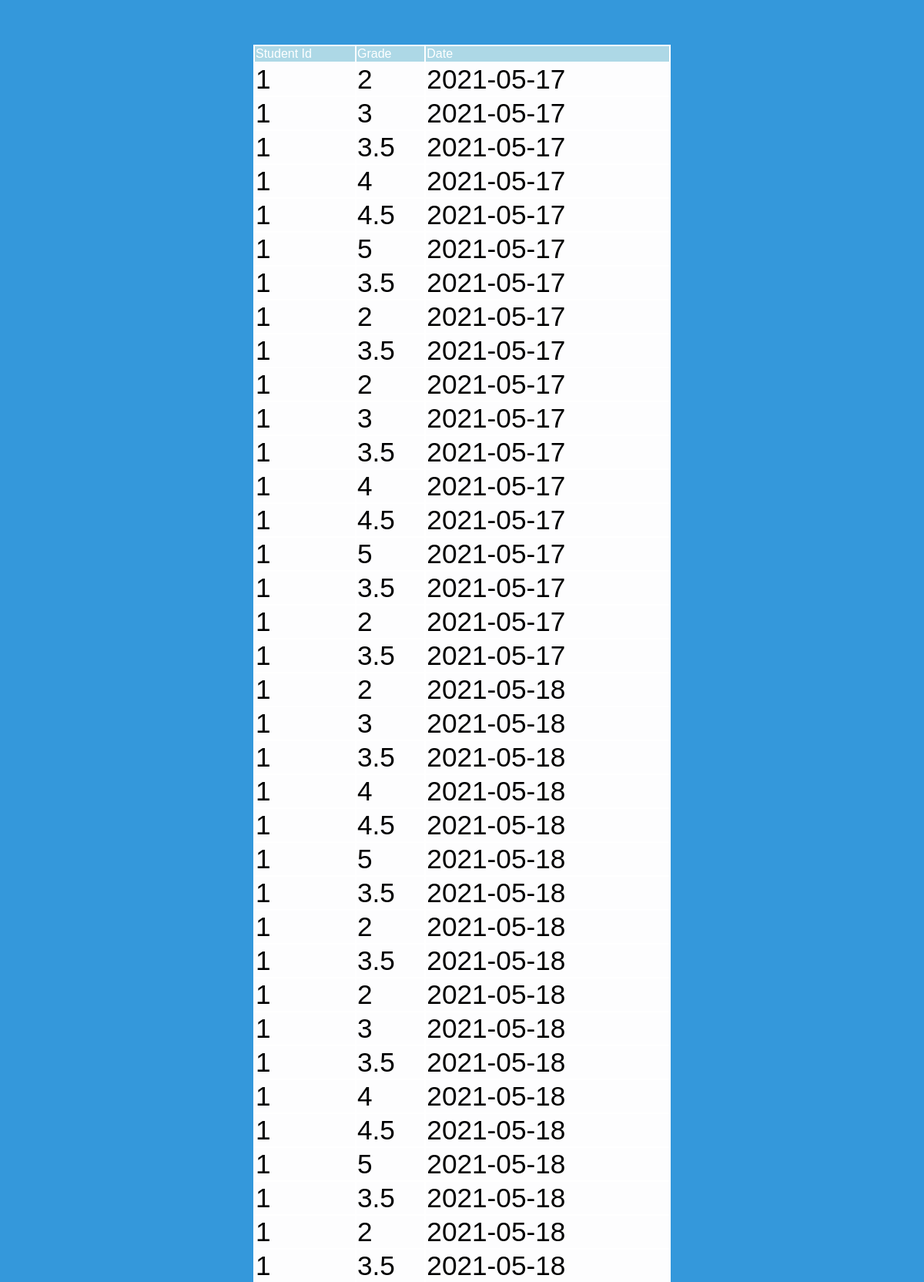
Screenshot of /grades (upper part) with the database file from the repository.
### register.py (models this page shows, shortened)
class Grade(Base):
  __tablename__ = "grades"
  id = Column(Integer, primary_key=True, autoincrement=True)
  student_id = Column(Integer, ForeignKey('users.id')) #we specify column after .
  grade = Column(String(10))
  grade_date = Column(Date)

### main.py (the view)
@app.route('/grades', methods=['GET'])
def return_grades():
    sqlsession = return_sqlalchemysession()
    grades = sqlsession.query(Grade).all()
    return render_template("grades.html", grades=grades)

### register.py (called while the page is built)
def return_sqlalchemysession():
  Session = sessionmaker(bind=engine)
  session = Session()
  return session

### templates/grades.html
<html>
<link rel="stylesheet" href="/static/style.css" type="text/css">
<body>
<table id="gradestable">
  <tr class="tableheader">
    <td> Student Id </td>
    <td> Grade </td>
    <td> Date </td>
  </tr>
{% for item in grades %}
 <TR class="graderow">
   <TD class="c1">{{item.student_id}}</TD>
   <TD class="c2">{{item.grade}}</TD>
   <TD class="c3">{{item.grade_date}}</TD>
</TR>
{% endfor %}
</table>
</body>
</html>

### static/style.css (style rules this page uses)
* { box-sizing: border-box; }
body { font-family: Arial; background-color: #3498DB; padding: 50px; font-size: 0.7em; font-weight: 200; color: #777; }
#gradestable { font-family: "Lucida Sans Unicode", "Lucida Grande", sans-serif; border-bottom: 2px solid #eee; background-color: white; margin: auto; width: 50%; }
.tableheader { background-color: #add8e6; color: white; border-bottom: 2px solid #eee; }
.graderow { font-size: 2.2em; padding: 10px; margin-bottom: 40px; background-color:rgba(229, 231, 238, 0.082); color: black; }

### rows the page displays
Grade: student_id "1", grade "2", grade_date "2021-05-17"
Grade: student_id "1", grade "3", grade_date "2021-05-17"
Grade: student_id "1", grade "3.5", grade_date "2021-05-17"
Grade: student_id "1", grade "4", grade_date "2021-05-17"
Grade: student_id "1", grade "4.5", grade_date "2021-05-17"
Grade: student_id "1", grade "5", grade_date "2021-05-17"
Grade: student_id "1", grade "3.5", grade_date "2021-05-17"
Grade: student_id "1", grade "2", grade_date "2021-05-17"
Grade: student_id "1", grade "3.5", grade_date "2021-05-17"
Grade: student_id "1", grade "2", grade_date "2021-05-17"
Grade: student_id "1", grade "3", grade_date "2021-05-17"
Grade: student_id "1", grade "3.5", grade_date "2021-05-17"
Grade: student_id "1", grade "4", grade_date "2021-05-17"
Grade: student_id "1", grade "4.5", grade_date "2021-05-17"
Grade: student_id "1", grade "5", grade_date "2021-05-17"
Grade: student_id "1", grade "3.5", grade_date "2021-05-17"
Grade: student_id "1", grade "2", grade_date "2021-05-17"
Grade: student_id "1", grade "3.5", grade_date "2021-05-17"
Grade: student_id "1", grade "2", grade_date "2021-05-18"
Grade: student_id "1", grade "3", grade_date "2021-05-18"
Grade: student_id "1", grade "3.5", grade_date "2021-05-18"
Grade: student_id "1", grade "4", grade_date "2021-05-18"
Grade: student_id "1", grade "4.5", grade_date "2021-05-18"
Grade: student_id "1", grade "5", grade_date "2021-05-18"
Grade: student_id "1", grade "3.5", grade_date "2021-05-18"
Grade: student_id "1", grade "2", grade_date "2021-05-18"
Grade: student_id "1", grade "3.5", grade_date "2021-05-18"
Grade: student_id "1", grade "2", grade_date "2021-05-18"
Grade: student_id "1", grade "3", grade_date "2021-05-18"
Grade: student_id "1", grade "3.5", grade_date "2021-05-18"
Grade: student_id "1", grade "4", grade_date "2021-05-18"
Grade: student_id "1", grade "4.5", grade_date "2021-05-18"
Grade: student_id "1", grade "5", grade_date "2021-05-18"
Grade: student_id "1", grade "3.5", grade_date "2021-05-18"
Grade: student_id "1", grade "2", grade_date "2021-05-18"
Grade: student_id "1", grade "3.5", grade_date "2021-05-18"
